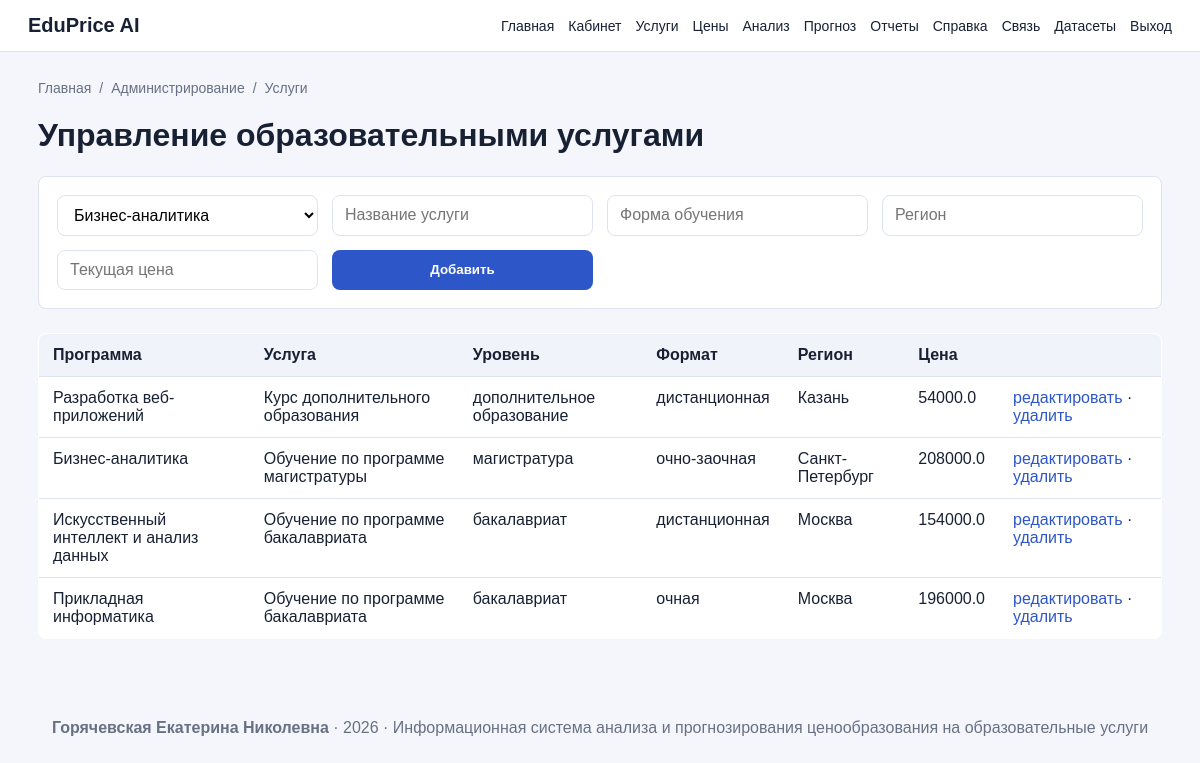
/admin/services (signed in), run on the app's committed database.
### app/models.py (models this page shows, shortened)
class EducationalService(db.Model):
    __tablename__ = "educational_services"
    id = db.Column(db.Integer, primary_key=True)
    program_id = db.Column(db.Integer, db.ForeignKey("educational_programs.id"), nullable=False)
    name = db.Column(db.String(200), nullable=False)
    study_format = db.Column(db.String(80), nullable=False)
    region = db.Column(db.String(120), nullable=False)
    current_price = db.Column(db.Float, nullable=False)
    is_active = db.Column(db.Boolean, default=True)
    created_at = db.Column(db.DateTime, default=datetime.utcnow)
    program = db.relationship("EducationalProgram", back_populates="services")
    price_history = db.relationship("PriceHistory", back_populates="service", cascade="all, delete-orphan")
    demand_indicators = db.relationship("DemandIndicator", back_populates="service", cascade="all, delete-orphan")
    competitor_prices = db.relationship("CompetitorPrice", back_populates="service", cascade="all, delete-orphan")
    forecasts = db.relationship("ForecastResult", back_populates="service")

class EducationalProgram(db.Model):
    __tablename__ = "educational_programs"
    id = db.Column(db.Integer, primary_key=True)
    name = db.Column(db.String(200), nullable=False)
    education_level = db.Column(db.String(100), nullable=False)
    department = db.Column(db.String(200), nullable=False)
    duration_months = db.Column(db.Integer, nullable=False)
    description = db.Column(db.Text)
    created_at = db.Column(db.DateTime, default=datetime.utcnow)
    services = db.relationship("EducationalService", back_populates="program", cascade="all, delete-orphan")

### app/routes.py (the view)
        def wrapper(*args, **kwargs):
            if not current_user.is_authenticated:
                return redirect(url_for("login"))
            if not current_user.role or current_user.role.name not in role_names:
                flash("Недостаточно прав для доступа к выбранному разделу.", "danger")
                return redirect(url_for("dashboard"))
            return view_func(*args, **kwargs)

### app/__init__.py (called while the page is built)
@login_manager.user_loader
def load_user(user_id):
    from app.models import User
    return User.query.get(int(user_id))

### app/models.py (called while the page is built)
    @property
    def is_admin(self):
        return self.role and self.role.name == "admin"

    @property
    def is_analyst(self):
        return self.role and self.role.name in ("admin", "analyst")

### app/routes.py (called while the page is built, shortened)
def role_required(*role_names):
    def decorator(view_func):
        def wrapper(*args, **kwargs):
            if not current_user.is_authenticated:
                return redirect(url_for("login"))
            if not current_user.role or current_user.role.name not in role_names:
                flash("Недостаточно прав для доступа к выбранному разделу.", "danger")
                return redirect(url_for("dashboard"))
            return view_func(*args, **kwargs)
        wrapper.__name__ = view_func.__name__
        return wrapper
    return decorator

@login_required
@role_required("admin", "analyst")
def admin_services():
    programs = EducationalProgram.query.order_by(EducationalProgram.name.asc()).all()
    services = EducationalService.query.order_by(EducationalService.id.desc()).all()
    return render_template("admin_services.html", services=services, programs=programs)

### app/templates/admin_services.html
{% extends "base.html" %}
{% block content %}
<h1>Управление образовательными услугами</h1>
<form method="post" class="grid-form">
    <select name="program_id">{% for p in programs %}<option value="{{ p.id }}">{{ p.name }}</option>{% endfor %}</select>
    <input name="name" placeholder="Название услуги">
    <input name="study_format" placeholder="Форма обучения">
    <input name="region" placeholder="Регион">
    <input name="current_price" placeholder="Текущая цена">
    <button>Добавить</button>
</form>
<table>
    <tr><th>Программа</th><th>Услуга</th><th>Уровень</th><th>Формат</th><th>Регион</th><th>Цена</th><th></th></tr>
    {% for s in services %}
        <tr>
            <td>{{ s.program.name }}</td>
            <td>{{ s.name }}</td>
            <td>{{ s.program.education_level }}</td>
            <td>{{ s.study_format }}</td>
            <td>{{ s.region }}</td>
            <td>{{ s.current_price }}</td>
            <td><a href="{{ url_for('admin_edit_service', service_id=s.id) }}">редактировать</a> · <a href="{{ url_for('admin_delete_service', service_id=s.id) }}">удалить</a></td>
        </tr>
    {% endfor %}
</table>
{% endblock %}

### app/static/css/style.css (style rules this page uses)
:root { --bg:#f4f6fb; --panel:#ffffff; --text:#182033; --muted:#687083; --primary:#2d57c8; --border:#dde3ef; --danger:#b42318; --success:#167b3f; }
* { box-sizing: border-box; }
body { margin:0; font-family: Arial, sans-serif; background:var(--bg); color:var(--text); }
a { color:var(--primary); text-decoration:none; }
.button, button { border:0; background:var(--primary); color:#fff; padding:11px 18px; border-radius:8px; cursor:pointer; display:inline-block; font-weight:600; }
table { width:100%; border-collapse:collapse; background:var(--panel); border:1px solid var(--border); border-radius:8px; overflow:hidden; margin:16px 0 28px; }
th, td { padding:12px 14px; border-bottom:1px solid var(--border); text-align:left; vertical-align:top; }
th { background:#f0f3fa; font-weight:700; }
.form, .grid-form, .filter { background:var(--panel); border:1px solid var(--border); padding:18px; border-radius:8px; margin:16px 0 24px; }
.grid-form { display:grid; grid-template-columns: repeat(auto-fit, minmax(220px, 1fr)); gap:14px; }
input, select, textarea { width:100%; padding:10px 12px; border:1px solid var(--border); border-radius:8px; font:inherit; background:#fff; }

### data on the page
EducationalService: program.name "Разработка веб-приложений", name "Курс дополнительного образования", program.education_level "дополнительное образование", study_format "дистанционная", region "Казань", current_price "54000.0"
EducationalService: program.name "Бизнес-аналитика", name "Обучение по программе магистратуры", program.education_level "магистратура", study_format "очно-заочная", region "Санкт-Петербург", current_price "208000.0"
EducationalService: program.name "Искусственный интеллект и анализ данных", name "Обучение по программе бакалавриата", program.education_level "бакалавриат", study_format "дистанционная", region "Москва", current_price "154000.0"
EducationalService: program.name "Прикладная информатика", name "Обучение по программе бакалавриата", program.education_level "бакалавриат", study_format "очная", region "Москва", current_price "196000.0"

### other printed values
{{ item.title }} "Главная" "Администрирование"
{{ item.title }} "Услуги"
{{ author_name }} "Горячевская Екатерина Николевна"
{{ project_year }} "2026"
form field program_id "Бизнес-аналитика"
